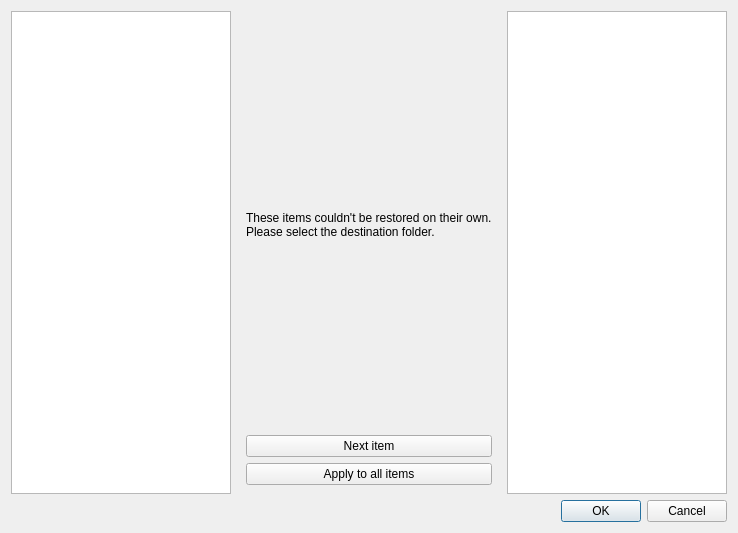
<?xml version="1.0" encoding="UTF-8"?>
<ui version="4.0">
 <class>RestorationDialog</class>
 <widget class="QDialog" name="RestorationDialog">
  <property name="geometry">
   <rect>
    <x>0</x>
    <y>0</y>
    <width>738</width>
    <height>533</height>
   </rect>
  </property>
  <property name="windowTitle">
   <string>Restoration</string>
  </property>
  <property name="modal">
   <bool>true</bool>
  </property>
  <layout class="QVBoxLayout" name="verticalLayout">
   <item>
    <layout class="QHBoxLayout" name="horizontalLayout">
     <item>
      <widget class="QListWidget" name="itemListWidget">
       <property name="horizontalScrollBarPolicy">
        <enum>Qt::ScrollBarAlwaysOff</enum>
       </property>
       <property name="showDropIndicator" stdset="0">
        <bool>false</bool>
       </property>
      </widget>
     </item>
     <item>
      <widget class="QWidget" name="widget" native="true">
       <layout class="QVBoxLayout" name="verticalLayout_2">
        <item>
         <widget class="QLabel" name="label">
          <property name="text">
           <string>These items couldn't be restored on their own.
Please select the destination folder.</string>
          </property>
         </widget>
        </item>
        <item>
         <widget class="QPushButton" name="nextItemButton">
          <property name="text">
           <string>Next item</string>
          </property>
         </widget>
        </item>
        <item>
         <widget class="QPushButton" name="applyToAllButton">
          <property name="text">
           <string>Apply to all items</string>
          </property>
         </widget>
        </item>
       </layout>
      </widget>
     </item>
     <item>
      <widget class="QTreeView" name="treeView">
       <attribute name="headerDefaultSectionSize">
        <number>21</number>
       </attribute>
      </widget>
     </item>
    </layout>
   </item>
   <item>
    <widget class="QDialogButtonBox" name="buttonBox">
     <property name="orientation">
      <enum>Qt::Horizontal</enum>
     </property>
     <property name="standardButtons">
      <set>QDialogButtonBox::Cancel|QDialogButtonBox::Ok</set>
     </property>
    </widget>
   </item>
  </layout>
 </widget>
 <tabstops>
  <tabstop>itemListWidget</tabstop>
  <tabstop>treeView</tabstop>
  <tabstop>nextItemButton</tabstop>
  <tabstop>applyToAllButton</tabstop>
 </tabstops>
 <resources/>
 <connections>
  <connection>
   <sender>buttonBox</sender>
   <signal>accepted()</signal>
   <receiver>RestorationDialog</receiver>
   <slot>accept()</slot>
   <hints>
    <hint type="sourcelabel">
     <x>248</x>
     <y>254</y>
    </hint>
    <hint type="destinationlabel">
     <x>157</x>
     <y>274</y>
    </hint>
   </hints>
  </connection>
  <connection>
   <sender>buttonBox</sender>
   <signal>rejected()</signal>
   <receiver>RestorationDialog</receiver>
   <slot>reject()</slot>
   <hints>
    <hint type="sourcelabel">
     <x>316</x>
     <y>260</y>
    </hint>
    <hint type="destinationlabel">
     <x>286</x>
     <y>274</y>
    </hint>
   </hints>
  </connection>
 </connections>
</ui>
